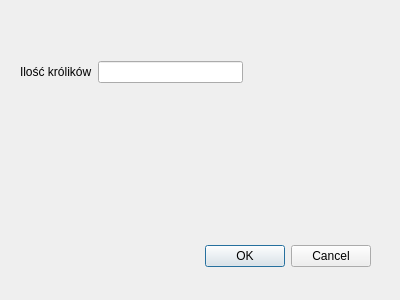
<?xml version="1.0" encoding="UTF-8"?>
<ui version="4.0">
 <class>Dialog</class>
 <widget class="QDialog" name="Dialog">
  <property name="geometry">
   <rect>
    <x>0</x>
    <y>0</y>
    <width>400</width>
    <height>300</height>
   </rect>
  </property>
  <property name="windowTitle">
   <string>Dialog</string>
  </property>
  <widget class="QDialogButtonBox" name="buttonBox">
   <property name="geometry">
    <rect>
     <x>30</x>
     <y>240</y>
     <width>341</width>
     <height>32</height>
    </rect>
   </property>
   <property name="orientation">
    <enum>Qt::Horizontal</enum>
   </property>
   <property name="standardButtons">
    <set>QDialogButtonBox::Cancel|QDialogButtonBox::Ok</set>
   </property>
  </widget>
  <widget class="QWidget" name="">
   <property name="geometry">
    <rect>
     <x>20</x>
     <y>60</y>
     <width>223</width>
     <height>24</height>
    </rect>
   </property>
   <layout class="QHBoxLayout" name="horizontalLayout">
    <item>
     <widget class="QLabel" name="label">
      <property name="text">
       <string>Ilość królików</string>
      </property>
     </widget>
    </item>
    <item>
     <widget class="QLineEdit" name="lineEdit"/>
    </item>
   </layout>
  </widget>
 </widget>
 <resources/>
 <connections>
  <connection>
   <sender>buttonBox</sender>
   <signal>accepted()</signal>
   <receiver>Dialog</receiver>
   <slot>accept()</slot>
   <hints>
    <hint type="sourcelabel">
     <x>248</x>
     <y>254</y>
    </hint>
    <hint type="destinationlabel">
     <x>157</x>
     <y>274</y>
    </hint>
   </hints>
  </connection>
  <connection>
   <sender>buttonBox</sender>
   <signal>rejected()</signal>
   <receiver>Dialog</receiver>
   <slot>reject()</slot>
   <hints>
    <hint type="sourcelabel">
     <x>316</x>
     <y>260</y>
    </hint>
    <hint type="destinationlabel">
     <x>286</x>
     <y>274</y>
    </hint>
   </hints>
  </connection>
 </connections>
</ui>
